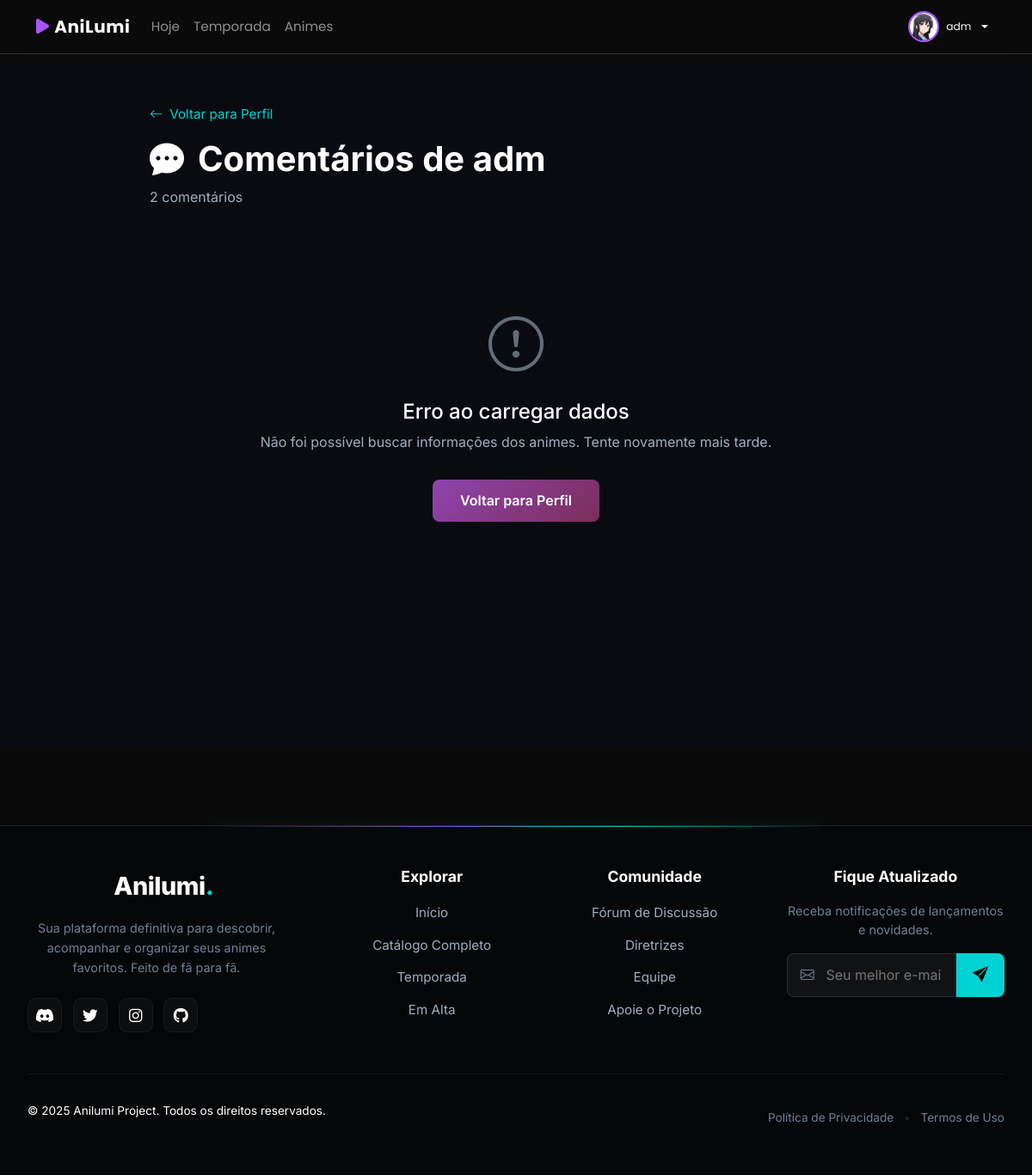
The app's page /perfil/adm/comentarios/ (signed in), older data.
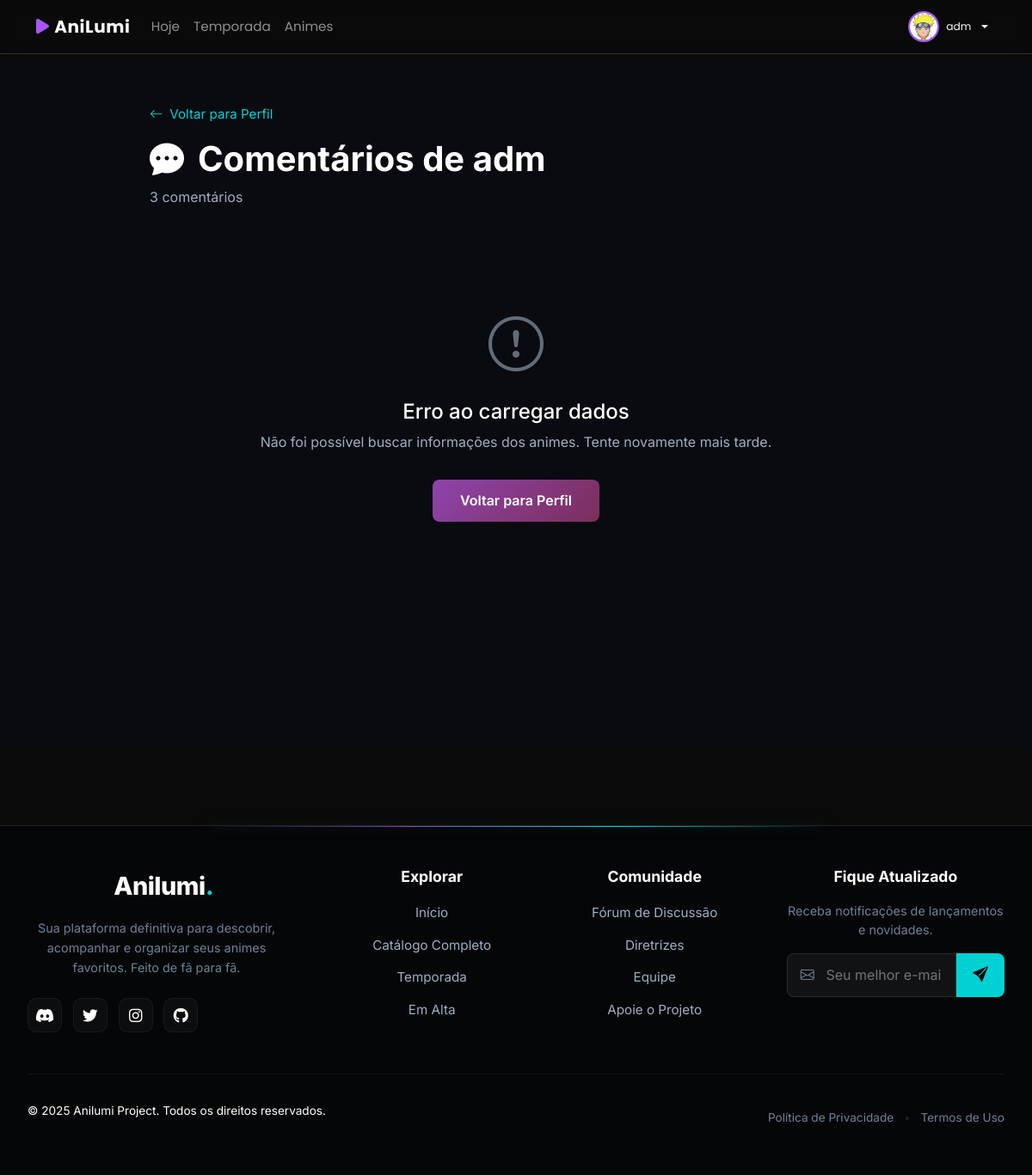
The same page, newer data.
### perfil/models.py (models this page shows, shortened)
class Perfil(models.Model):
    AVATAR_CHOICES = [
        ('avatar_1.jpg', 'Avatar 1'),
        ('avatar_2.jpg', 'Avatar 2'),
        ('avatar_3.jpg', 'Avatar 3'),
        ('avatar_4.jpg', 'Avatar 4'),
        ('avatar_5.jpg', 'Avatar 5'),
        ('avatar_6.jpg', 'Avatar 6'),
        ('avatar_7.jpg', 'Avatar 7'),
    ]
    user = models.OneToOneField(User, on_delete=models.CASCADE, related_name='perfil')
    avatar_choice = models.CharField(
        max_length=20,
        choices=AVATAR_CHOICES,
        default='avatar_1.jpg',
        verbose_name='Avatar Padrão',
        help_text='Escolha um dos avatares padrão disponíveis'
    )
    is_vip = models.BooleanField(
        default=False,
        verbose_name='É VIP',
        help_text='Marca se o usuário tem privilégios VIP (avatar/banner personalizados)'
    )
    custom_avatar = models.CharField(
        max_length=255,
        null=True,
        blank=True,
        verbose_name='Avatar Personalizado',
        help_text='URL ou caminho do avatar personalizado (apenas VIP)'
    )
    custom_banner = models.CharField(
        max_length=255,
        null=True,
        blank=True,
        verbose_name='Banner Personalizado',
        help_text='URL ou caminho do banner personalizado (apenas VIP)'
    )
    avatar = models.ImageField(
        upload_to="avatars/%Y/%m/",
        null=True,
        blank=True,
        help_text="Avatar do usuário (recomendado: 200x200px) - DEPRECATED: use avatar_choice"
    )
    bio = models.TextField(
        blank=True,
        max_length=500,
        help_text="Biografia do usuário (máx 500 caracteres)"
    )
    criado_em = models.DateTimeField(auto_now_add=True)
    atualizado_em = models.DateTimeField(auto_now=True)
    class Meta:
        verbose_name = 'Perfil'
        verbose_name_plural = 'Perfis'
    def get_avatar_url(self):
        if self.is_vip and self.custom_avatar:
            return self.custom_avatar
        if self.avatar_choice:
            return f'/static/avatars/{self.avatar_choice}'
        if self.avatar:
            return self.avatar.url
        return f'/static/avatars/avatar_1.jpg'

### perfil/views.py (the view)
# urls.py: path('<str:username>/comentarios/', views.todos_comentarios_usuario, name='todos_comentarios'),
def todos_comentarios_usuario(request, username):
    usuario = get_object_or_404(User, username=username)
    comentarios_qs = usuario.comentarios_anime.filter(
        is_deleted=False
    ).order_by('-criado_em')
    paginator = Paginator(comentarios_qs, 10)
    page_number = request.GET.get('page', 1)
    page_obj = paginator.get_page(page_number)
    comentarios_enriquecidos = []
    for coment in page_obj.object_list:
        anime = JikanAPI.get_anime_by_id(coment.anime_id)
        if anime:
            comentarios_enriquecidos.append({
                'comentario': coment,
                'anime': anime,
            })
    context = {
        'usuario': usuario,
        'page_obj': page_obj,
        'comentarios': page_obj.object_list,
        'comentarios_enriquecidos': comentarios_enriquecidos,
        'total': paginator.count,
    }
    return render(request, 'perfil/todos_comentarios.html', context)

### core/jikan_api.py (called while the page is built, shortened)
    @staticmethod
    def _make_request(endpoint, params=None):
        try:
            url = f"{JikanAPI.BASE_URL}{endpoint}"
            response = requests.get(
                url,
                params=params,
                timeout=JikanAPI.TIMEOUT
            )
            response.raise_for_status()
            return response.json()
        except requests.Timeout:
            logger.warning(f"[TIMEOUT] Jikan API timeout: {endpoint}")
            return {}
        except requests.ConnectionError:
            logger.warning(f"[CONNECTION] Jikan API connection error: {endpoint}")
            return {}
        except Exception as e:
            logger.error(f"[ERROR] Jikan API error: {str(e)}")
            return {}

    @staticmethod
    def get_anime_by_id(anime_id):
        cache_key = f"jikan_anime_{anime_id}"
        cached = cache.get(cache_key)
        if cached:
            logger.info(f"[CACHE HIT] anime_id={anime_id}")
            return cached
        logger.info(f"[API CALL] anime_id={anime_id}")
        data = JikanAPI._make_request(f"/anime/{anime_id}/full")
        logger.warning(f"[WARNING] anime_id={anime_id} not found")
        return None

### perfil/templates/perfil/todos_comentarios.html (shortened to what the changed rows need)
{% extends 'base.html' %}
{% load static %}
{% block content %}
<link rel="stylesheet" href="https://cdn.jsdelivr.net/npm/bootstrap-icons@1.11.3/font/bootstrap-icons.min.css">
<link rel="stylesheet" href="https://cdnjs.cloudflare.com/ajax/libs/font-awesome/6.0.0/css/all.min.css">
<div class="anilumi-wrapper">
    <div class="anilumi-container">
        <div class="page-header">
            <a href="{% url 'perfil:ver' usuario.username %}" class="back-link">
                <i class="bi bi-arrow-left"></i> Voltar para Perfil
            </a>
            <h1 class="page-title">
                <i class="bi bi-chat-dots-fill text-cyan"></i> Comentários de {{ usuario.username }}
            </h1>
            <p class="total-text">{{ total }} comentário{{ total|pluralize }}</p>
        </div>
    </div>
</div>
{% endblock %}

### templates/includes/avatar.html (shortened to what this page needs)
{% load static %}
{% if user %}
    {% if user.is_authenticated %}
        {% with perfil=user.perfil %}
            <img
                src="{{ perfil.get_avatar_url }}"
                alt="Avatar de {{ user.username }}"
                class="{{ avatar_class|default:'avatar-default' }}"
                loading="lazy"
            >
        {% endwith %}
    {% endif %}
{% endif %}

Row changes from the older to the newer data that the page shows:
changed Perfil: get_avatar_url: a different picture
Text that changed along with them:
{{ total }}: "2" → "3"
